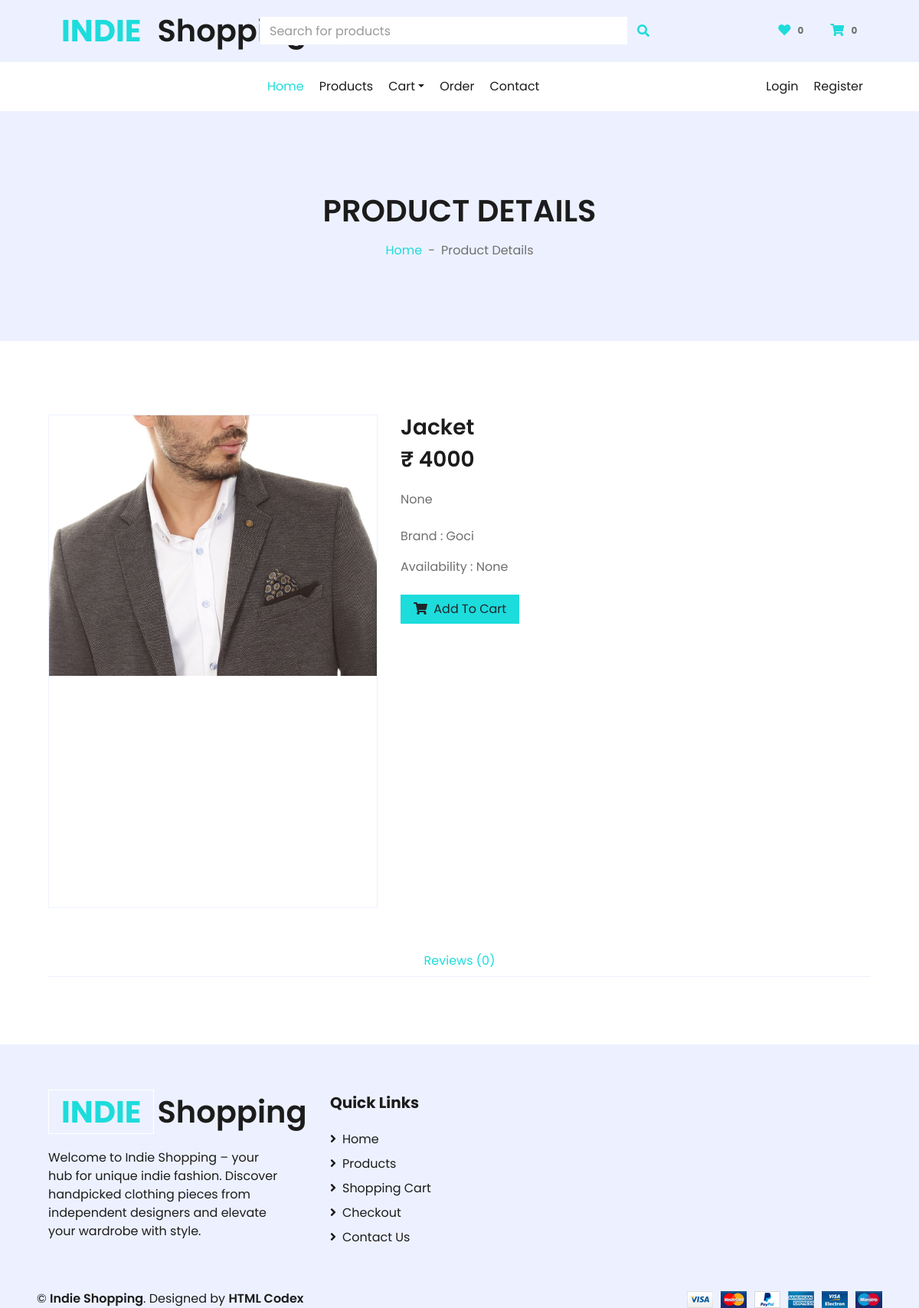
The page /product/7 on the database its author committed.
### app/models.py (models this page shows, shortened)
class Product(models.Model):
    Availability = (('In Stock','In Stock'),('Out of Stock','Out of Stock'))
    category = models.ForeignKey(Category,on_delete=models.CASCADE,null=False,default='')
    sub_category = models.ForeignKey(Sub_Category,on_delete=models.CASCADE,null=False,default='')
    brand = models.ForeignKey(Brand,on_delete=models.CASCADE,null=True)
    image = models.ImageField(upload_to='ecommerce/pimg')
    name = models.CharField(max_length=100)
    price = models.IntegerField()
    Availability = models.CharField(choices=Availability,null=True,max_length=100)
    date = models.DateField(auto_now_add=True)
    Description = models.CharField(max_length=200,null=True,default='Information is not available')

class Brand(models.Model):
    name = models.CharField(max_length=200)
    def __str__(self):
        return self.name

### eCommAssignment/views.py (the view)
# urls.py: path('product/<str:id>',views.Product_Detail,name='product_detail'),
def Product_Detail(request,id):
    product = Product.objects.filter(id = id).first()
    context = {
        'product':product
    }
    return render(request,'product_detail.html',context)

### templates/product_detail.html (shortened to what this page needs)
{% extends 'master.html' %}
{% block body %}
    <div class="container-fluid">
        <div class="row border-top px-xl-5">
            <div class="col-lg-3 d-none d-lg-block">
            </div>
            <br>
            <div class="col-lg-9">
                <nav class="navbar navbar-expand-lg bg-light navbar-light py-3 py-lg-0 px-0">
                    <div class="collapse navbar-collapse justify-content-between" id="navbarCollapse">
                        <div class="navbar-nav mr-auto py-0">
                            <a href="{% url 'index' %}" class="nav-item nav-link active">Home</a>
                            <a href="/product/" class="nav-item nav-link">Products</a>
                            <div class="nav-item dropdown">
                                <a href="#" class="nav-link dropdown-toggle" data-toggle="dropdown">Cart</a>
                            </div>
                            <a href="/order/" class="nav-item nav-link">Order</a>
                            <a href="{% url 'contact_page' %}" class="nav-item nav-link">Contact</a>
                        </div>
                        <div class="navbar-nav ml-auto py-0">
                            {% if user.is_authenticated %}
                            <a href="{% url 'login' %}" class="nav-item nav-link">Logout</a>
                            {% else %}
                            <a href="{% url 'login' %}" class="nav-item nav-link">Login</a>
                            {% endif %}
                            <a href="{% url 'signup' %}" class="nav-item nav-link">Register</a>
                        </div>
                    </div>
                </nav>
            </div>
        </div>
    </div>
                <div class="container-fluid bg-secondary mb-5">
                    <div class="d-flex flex-column align-items-center justify-content-center" style="min-height: 300px">
                        <h1 class="font-weight-semi-bold text-uppercase mb-3">Product Details</h1>
                        <div class="d-inline-flex">
                            <p class="m-0"><a href="">Home</a></p>
                            <p class="m-0 px-2">-</p>
                            <p class="m-0">Product Details</p>
                        </div>
                    </div>
                </div>
    <div class="container-fluid py-5">
        <div class="row px-xl-5">
            <div class="col-lg-5 pb-5">
                <div id="product-carousel" class="carousel slide" data-ride="carousel">
                    <div class="carousel-inner border">
                        <div class="carousel-item active">
                            <img class="w-100 h-100" src="/{{product.image}}" alt="Image">
                        </div>
                    </div>
                </div>
            </div>
            <div class="col-lg-7 pb-5">
                <h3 class="font-weight-semi-bold">{{product.name}}</h3>
                <h3 class="font-weight-semi-bold mb-4">₹ {{product.price}}</h3>
                <p class="mb-4">{{product.Description}}</p>
                <p>Brand : {{product.brand}}</p>
                <p>Availability : {{product.Availability}}</p>
                <div class="d-flex align-items-center mb-4 pt-2">
                    <a href="{% url 'cart_add' product.id %}" class="btn btn-primary px-3"><i class="fa fa-shopping-cart mr-1"></i> Add To Cart</a>
                </div>
            </div>
        </div>
        <div class="row px-xl-5">
            <div class="col">
                <div class="nav nav-tabs justify-content-center border-secondary mb-4">
                    <a class="nav-item nav-link" data-toggle="tab" href="#tab-pane-3">Reviews (0)</a>
                </div>
            </div>
        </div>
    </div>
{% endblock %}

### rows shown on the page
Product: image (picture), name "Jacket", price "4000", Description "None", brand "Goci", Availability "None"

### other values the page prints
{{ request.session.cart|length }} "0"
